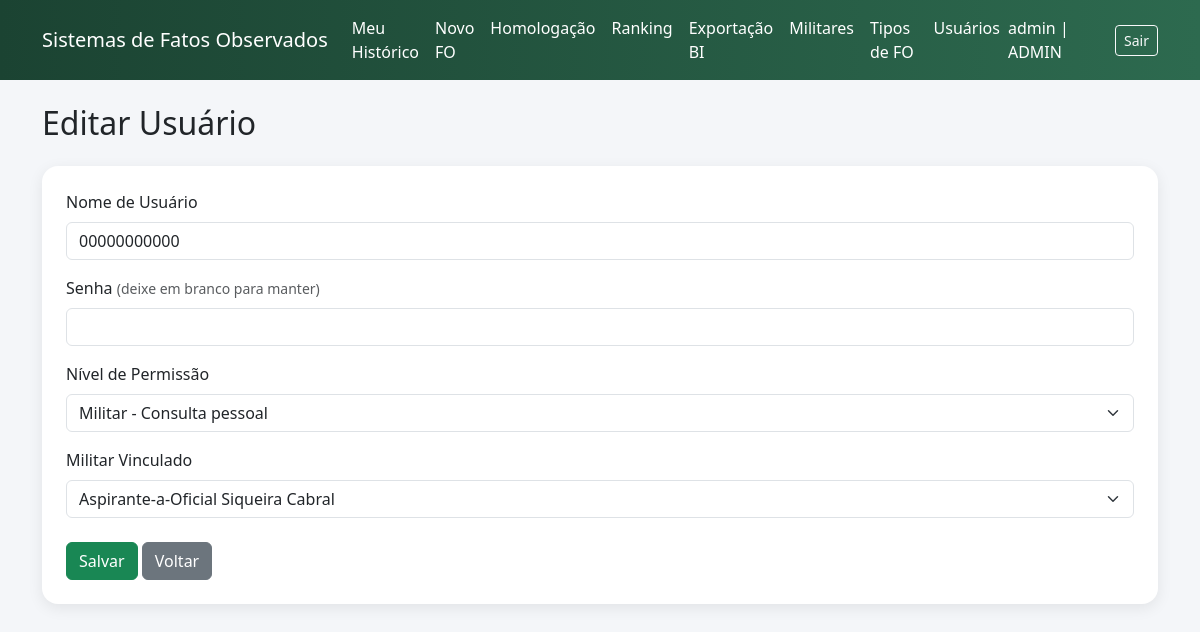
Screenshot of /fo/admin/usuarios/4/editar (signed in) with the database file from the repository.
### app/fo/models.py (models this page shows)
class Usuario(db.Model, UserMixin):
    __tablename__ = "usuarios"
    id = db.Column(db.Integer, primary_key=True)
    username = db.Column(db.String(80), unique=True, nullable=False)
    senha_hash = db.Column(db.String(128), nullable=False)
    perfil = db.Column(
        db.String(20),
        nullable=False,
        default="MILITAR"
    )
    militar_id = db.Column(
        db.Integer,
        db.ForeignKey("militares.id", ondelete="RESTRICT"),
        nullable=False
    )
    militar = db.relationship("Militar")

class PostoGraduacao(db.Model):
    __tablename__ = 'posto_graduacao'
    id = db.Column(db.Integer, primary_key=True)
    nome = db.Column(db.String(80), nullable=False)

### app/fo/routes.py (the view, shortened to what this page needs)
@fo_bp.route("/admin/usuarios/<int:usuario_id>/editar", methods=["GET", "POST"])
@login_required
@requer_admin
def admin_usuario_editar(usuario_id):
    usuario = Usuario.query.get_or_404(usuario_id)
    militares = Militar.query.order_by(Militar.nome_guerra.asc()).all()
    return render_template(
        "fo/admin_usuario_form.html",
        usuario=usuario,
        militares=militares
    )

### app/__init__.py (called while the page is built)
def create_app():
    app = Flask(__name__)
    app.config.from_object(Config)
    db.init_app(app)
    login_manager.init_app(app)
    migrate.init_app(app, db)
    from app.fo.models import Usuario
    @login_manager.user_loader
    def load_user(user_id):
        return Usuario.query.get(int(user_id))
    login_manager.login_view = "auth.login"
    from app.fo import fo_bp
    app.register_blueprint(fo_bp)
    from app.auth import auth_bp
    app.register_blueprint(auth_bp)
    @app.route("/")
    def index():
        if current_user.is_authenticated and current_user.perfil == "MILITAR":
            return redirect(url_for("fo.meu_historico"))
        return redirect(url_for("fo.ranking"))
    return app

### app/fo/permissions.py (called while the page is built)
def perfil_permitido(*perfis):
    def decorator(func):
        @wraps(func)
        def wrapper(*args, **kwargs):
            if not current_user.is_authenticated:
                abort(403)
            if current_user.perfil not in perfis and current_user.perfil != "ADMIN":
                abort(403)
            return func(*args, **kwargs)
        return wrapper
    return decorator

### app/templates/fo/admin_usuario_form.html (shortened to what this page needs)
{% extends "base.html" %}
{% block content %}
<h2 class="mb-4">
    {% if usuario %}Editar Usuário{% else %}Novo Usuário{% endif %}
</h2>
<div class="card card-glass p-4">
    <form method="POST">
        <div class="mb-3">
            <label class="form-label">Nome de Usuário</label>
            <input type="text"
                   name="username"
                   class="form-control"
                   value="{{ usuario.username if usuario else '' }}"
                   required>
        </div>
        <div class="mb-3">
            <label class="form-label">
                Senha
                {% if usuario %}
                    <small class="text-muted">(deixe em branco para manter)</small>
                {% endif %}
            </label>
            <input type="password"
                   name="senha"
                   class="form-control"
                   {% if not usuario %}required{% endif %}>
        </div>
        <div class="mb-3">
            <label class="form-label">Nível de Permissão</label>
            <select name="perfil" class="form-select" required>
                <option value="MILITAR" {% if usuario and usuario.perfil == "MILITAR" %}selected{% endif %}>
                    Militar - Consulta pessoal
                </option>
            </select>
        </div>
        <div class="mb-4">
            <label class="form-label">Militar Vinculado</label>
            <select name="militar_id"
                    class="form-select">
                {% for militar in militares %}
                    <option value="{{ militar.id }}"
                        {% if usuario and usuario.militar_id == militar.id %}selected{% endif %}>
                        {{ militar.posto_graduacao.nome }} {{ militar.nome_guerra }}
                    </option>
                {% endfor %}
            </select>
        </div>
        <button class="btn btn-success">
            Salvar
        </button>
        <a href="{{ url_for('fo.admin_usuarios') }}"
           class="btn btn-secondary">
            Voltar
        </a>
    </form>
</div>
{% endblock %}

### app/templates/base.html (shortened to what this page needs)
<!DOCTYPE html>
<html lang="pt-BR">
<head>
    <link href="https://cdn.jsdelivr.net/npm/bootstrap@5.3.3/dist/css/bootstrap.min.css" rel="stylesheet">
</head>
<body>
<nav class="navbar navbar-expand-lg navbar-dark navbar-custom mb-4">
    <div class="container">
        <a class="navbar-brand"
            href="{{ url_for('fo.ranking' )}}">
        Sistemas de Fatos Observados
        </a>
        <div class="collapse navbar-collapse"
            id="navbarNav">
            {% if current_user.is_authenticated %}
            <ul class="navbar-nav me-auto">
                {% if current_user.perfil in ["MILITAR", "ADMIN"] %}
                    <li class="nav-item">
                        <a class="nav-link" href="{{ url_for('fo.meu_historico') }}">
                            Meu Histórico
                        </a>
                    </li>
                {% endif %}
                {% if current_user.perfil in ["HOMOLOGADOR", "ADMIN"] %}
                    <li class="nav-item">
                        <a class="nav-link" href="{{ url_for('fo.novo_fo') }}">
                            Novo FO
                        </a>
                    </li>
                    <li class="nav-item">
                        <a class="nav-link" href="{{ url_for('fo.homologacao') }}">
                            Homologação
                        </a>
                    </li>
                {% endif %}
                {% if current_user.perfil in ["MILITAR", "HOMOLOGADOR", "ADMIN"] %}
                    <li class="nav-item">
                        <a class="nav-link" href="{{ url_for('fo.ranking') }}">
                            Ranking
                        </a>
                    </li>
                {% endif %}
                {% if current_user.perfil in ["BOLETIM", "ADMIN"] %}
                    <li class="nav-item">
                        <a class="nav-link" href="{{ url_for('fo.exportacao') }}">
                            Exportação BI
                        </a>
                    </li>
                {% endif %}
                {% if current_user.perfil in ["CADASTRADOR", "ADMIN"] %}
                    <li class="nav-item">
                        <a class="nav-link" href="{{ url_for('fo.admin_militares') }}">
                            Militares
                        </a>
                    </li>
                {% endif %}
                {% if current_user.perfil == "ADMIN" %}
                    <li class="nav-item">
                        <a class="nav-link" href="{{ url_for('fo.admin_tipos') }}">
                            Tipos de FO
                        </a>
                    </li>
                    <li class="nav-item">
                        <a class="nav-link" href="{{ url_for('fo.admin_usuarios') }}">
                            Usuários
                        </a>
                    </li>
                {% endif %}
            </ul>
            <div class="d-flex align-items-center gap-3">
                <span class="navbar-text">
                    {{ current_user.username }} | {{ current_user.perfil }}
                </span>
                <a class="btn btn-outline-light btn-sm"
                href="{{ url_for('auth.logout') }}">
                Sair
                </a>
            </div>
            {% endif %}
        </div>
    </div>
</nav>
<div class="container">
    {% block content %}{% endblock %}
</div>
</body>
</html>

### app/templates/base.html (style rules this page uses)
body { background: #f4f6f9; }
.navbar-custom { background: linear-gradient(90deg, #1b4332, #2d6a4f); }
.navbar-brand, .nav-link, .navbar-text { color:white !important; }
.card-glass { border-radius: 16px; border:none; box-shadow: 0 4px 15px rgba(0,0,0,0.08); }

### rows the page displays
Usuario: username "admin", perfil "ADMIN"
Usuario: username "00000000000", perfil "Militar - Consulta pessoal", militar_id "Aspirante-a-Oficial Siqueira Cabral"
